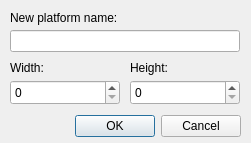
<?xml version="1.0" encoding="UTF-8"?>
<ui version="4.0">
 <class>CreatePlatformDlg</class>
 <widget class="QDialog" name="CreatePlatformDlg">
  <property name="geometry">
   <rect>
    <x>0</x>
    <y>0</y>
    <width>251</width>
    <height>143</height>
   </rect>
  </property>
  <property name="windowTitle">
   <string>New platform</string>
  </property>
  <widget class="QDialogButtonBox" name="buttonBox">
   <property name="geometry">
    <rect>
     <x>10</x>
     <y>110</y>
     <width>231</width>
     <height>32</height>
    </rect>
   </property>
   <property name="orientation">
    <enum>Qt::Horizontal</enum>
   </property>
   <property name="standardButtons">
    <set>QDialogButtonBox::Cancel|QDialogButtonBox::Ok</set>
   </property>
  </widget>
  <widget class="QSpinBox" name="width">
   <property name="geometry">
    <rect>
     <x>10</x>
     <y>80</y>
     <width>110</width>
     <height>25</height>
    </rect>
   </property>
   <property name="maximum">
    <number>10000</number>
   </property>
  </widget>
  <widget class="QSpinBox" name="height">
   <property name="geometry">
    <rect>
     <x>130</x>
     <y>80</y>
     <width>110</width>
     <height>25</height>
    </rect>
   </property>
   <property name="maximum">
    <number>10000</number>
   </property>
  </widget>
  <widget class="QLineEdit" name="lineEdit">
   <property name="geometry">
    <rect>
     <x>10</x>
     <y>30</y>
     <width>230</width>
     <height>22</height>
    </rect>
   </property>
  </widget>
  <widget class="QLabel" name="label">
   <property name="geometry">
    <rect>
     <x>10</x>
     <y>10</y>
     <width>131</width>
     <height>16</height>
    </rect>
   </property>
   <property name="text">
    <string>New platform name:</string>
   </property>
  </widget>
  <widget class="QLabel" name="label_2">
   <property name="geometry">
    <rect>
     <x>10</x>
     <y>60</y>
     <width>61</width>
     <height>16</height>
    </rect>
   </property>
   <property name="text">
    <string>Width:</string>
   </property>
  </widget>
  <widget class="QLabel" name="label_3">
   <property name="geometry">
    <rect>
     <x>130</x>
     <y>60</y>
     <width>61</width>
     <height>16</height>
    </rect>
   </property>
   <property name="text">
    <string>Height:</string>
   </property>
  </widget>
 </widget>
 <tabstops>
  <tabstop>lineEdit</tabstop>
  <tabstop>width</tabstop>
  <tabstop>height</tabstop>
  <tabstop>buttonBox</tabstop>
 </tabstops>
 <resources/>
 <connections>
  <connection>
   <sender>buttonBox</sender>
   <signal>accepted()</signal>
   <receiver>CreatePlatformDlg</receiver>
   <slot>accept()</slot>
   <hints>
    <hint type="sourcelabel">
     <x>240</x>
     <y>117</y>
    </hint>
    <hint type="destinationlabel">
     <x>157</x>
     <y>81</y>
    </hint>
   </hints>
  </connection>
  <connection>
   <sender>buttonBox</sender>
   <signal>rejected()</signal>
   <receiver>CreatePlatformDlg</receiver>
   <slot>reject()</slot>
   <hints>
    <hint type="sourcelabel">
     <x>240</x>
     <y>117</y>
    </hint>
    <hint type="destinationlabel">
     <x>250</x>
     <y>81</y>
    </hint>
   </hints>
  </connection>
 </connections>
</ui>
